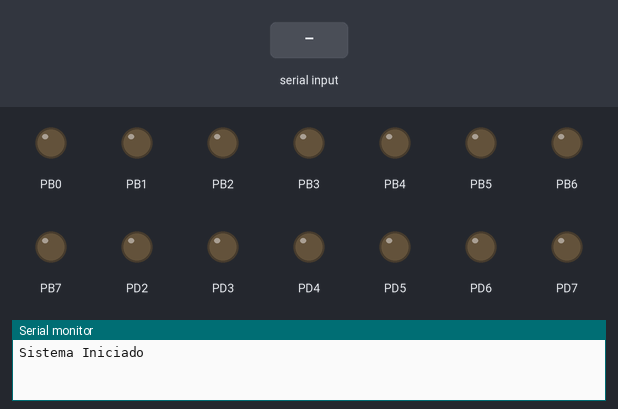
A program run on a simulated ATmega328P, built with avr-gcc and emulated at 16 MHz. Parts: output pins drawn as LEDs (lit = HIGH), the last lines printed to the serial monitor. The inputs (shaded band) are chosen by the test bench.

Above: at 1.2 s.
1.3 s: "1" received over Serial
At 1.7 s:
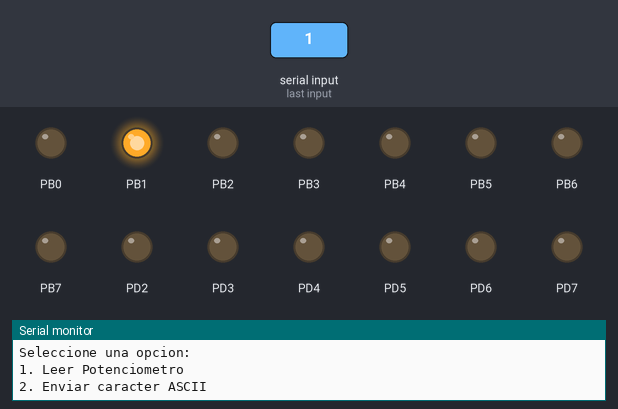
2.8 s: "2" received over Serial
Timing chart, 0 to 5.8 s (numbered marks = the images above; inputs shaded):
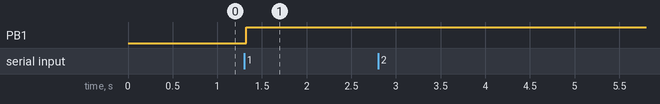

Measured:
- after the input at 1.3 s, PB1: LOW → HIGH at once

The program:

main.c
```c
/*
* Laboratorio6.c
*
* Created: 4/22/2024
* Author : Christian Quelex
*
*/

#define F_CPU 16000000UL

#define ASCII_0  '0'

// variables
#define MENU_OPCION1  '1'
#define MENU_OPCION2  '2'
#define SALTO_LINEA  10
#define RETORNO_CARRO 13
#define TIEMPO_ESPERA 30		// variable para delay

// librerias
#include <avr/io.h>
#include <util/delay.h>
#include <avr/interrupt.h>

// Funciones
void ConfigurarUART9600(void);		// void para interrupciones
void ConfigurarADC(void);
void EnviarCaracterUART(char caracter);		//Funciones para caracteres
void EnviarTextoUART(char *texto);			//Funciones para cadenas
void ProcesarValorADC(uint8_t valor);		//Funciones para presentaciones del micro

// Variables globales
volatile uint8_t datoRecibido = 0;
volatile uint8_t opcionSeleccionada = 0;
volatile uint8_t valorPotenciometro = 0;
volatile uint8_t estadoPrograma = 0; // 0=espera, 1=menu, 2=adc, 3=ascii

int main(void)
{
	// Inicialización de puertos
	DDRB = 0xFF;  // Puerto B como salida
	DDRD = 0xFF;  // Puerto D como salida

	// Configurar periféricos
	ConfigurarUART9600();
	ConfigurarADC();

	// Habilitar interrupciones globales
	sei();

	// Mensaje inicial
	EnviarTextoUART("\nSistema Iniciado\n");

	while (1)
	{
		switch(estadoPrograma) {
			// estadoPrograma con valor 0
			case 0: // Estado de espera
			// No hacer nada, esperar interrupción
			// aca permanece
			break;

			case 1: // Mostrar menú
			EnviarCaracterUART(SALTO_LINEA);		// valor 10
			EnviarTextoUART("Seleccione una opcion:");
			EnviarCaracterUART(SALTO_LINEA);
			EnviarTextoUART("1. Leer Potenciometro");
			EnviarCaracterUART(SALTO_LINEA);
			EnviarTextoUART("2. Enviar caracter ASCII");
			EnviarCaracterUART(SALTO_LINEA);

			estadoPrograma = 0; // Volver a espera
			break;
			//reinicia- vuelve a 0

			case 2: // Procesar ADC
			ADCSRA |= (1 << ADSC); // Iniciar conversión
			estadoPrograma = 0; // Volver a espera
			_delay_ms(TIEMPO_ESPERA);
			break;

			case 3: // Esperar ASCII
			EnviarCaracterUART(SALTO_LINEA);
			EnviarTextoUART("Ingrese caracter ASCII:");
			EnviarCaracterUART(SALTO_LINEA);
			estadoPrograma = 0; // Volver a espera
			break;
		}
	}
}

void ConfigurarUART9600(void)
{
	// Configurar pines: PD0(RX) como entrada, PD1(TX) como salida
	DDRD &= ~(1<<DDD0);
	DDRD |= (1<<DDD1);

	// Configurar UART
	UCSR0A = 0; // Limpiar registro de estado
	UCSR0B = (1<<RXCIE0) | (1<<RXEN0) | (1<<TXEN0); // Habilitar interrupciones RX, TX y RX
	UCSR0C = (1<<UCSZ01) | (1<<UCSZ00); // Modo 8 bits, sin paridad, 1 bit de stop

	// Configurar baud rate (9600 a 16MHz)
	// comunicacion
	UBRR0 = 103;
}

void ConfigurarADC(void)
{
	// Configurar ADC
	ADMUX = (1 << REFS0) | (1 << ADLAR); // Referencia AVCC, ajuste izquierdo
	ADCSRA = (1 << ADEN) | (1 << ADIE) | (1 << ADPS2) | (1 << ADPS1) | (1 << ADPS0); // Habilitar ADC, interrupción y prescaler 128
	// lectura correcta del ADC

	// Deshabilitar entrada digital para PC0 (ADC0) - necesario para utilizarlo
	DIDR0 |= (1 << ADC0D);
}

	// Sirve para esperar a que se envie todo
void EnviarCaracterUART(char caracter)
{
	while(!(UCSR0A & (1<<UDRE0))); // Esperar buffer de transmisión vacío
	UDR0 = caracter;
}
	// Cnfiguraciones para textos
void EnviarTextoUART(char *texto)
{
	uint8_t i = 0;
	while(texto[i] != '\0') {
		EnviarCaracterUART(texto[i]);
		i++;
	}
}

void ProcesarValorADC(uint8_t valor)
{
	//Configuracion matematica
	uint8_t unidades = valor % 10;
	uint8_t decenas = (valor / 10) % 10;
	uint8_t centenas = (valor / 100) % 10;

	// Enviar texto de Valor
	EnviarTextoUART("Valor Potenciometro: ");
	EnviarCaracterUART(ASCII_0 + centenas);
	EnviarCaracterUART(ASCII_0 + decenas);
	EnviarCaracterUART(ASCII_0 + unidades);
	EnviarCaracterUART(SALTO_LINEA);
	EnviarCaracterUART(RETORNO_CARRO);

	// Presentar el valor en puertos
	PORTD = (valor & 0x3F) << 2;  // 6 bits menos significativos en PD5-PD0
	PORTB = (valor >> 6) & 0x03;  // 2 bits más significativos en PB1-PB0
}

// Interrupción por recepción UART
ISR(USART_RX_vect)
{
	datoRecibido = UDR0;		// Transmisor - receptor
	// ignorar caracteres de control (salto y lineas de carro)
	if (datoRecibido == SALTO_LINEA || datoRecibido == RETORNO_CARRO)
	{	return;
	}


	if(estadoPrograma == 0) {
		if(datoRecibido == MENU_OPCION1) {
			opcionSeleccionada = MENU_OPCION1;			// Variable con valor 1
			estadoPrograma = 2; // Estado para procesar ADC
		}
		else if(datoRecibido == MENU_OPCION2) {
			opcionSeleccionada = MENU_OPCION2;			// Variable con valor 2
			estadoPrograma = 3; // Estado para recibir ASCII
			//while(UCSR0A & (1 << RXEN0)) {UDR0;}
			//	EnviarTextoUART("\n Ingrese un caracter: ")
		}
		else {
			estadoPrograma = 1; // Mostrar menú de nuevo
		}
	}
	else if(estadoPrograma == 3) {


		// Mostrar caracter ASCII recibido
		EnviarTextoUART("Caracter recibido: ");
		EnviarCaracterUART(datoRecibido);
		EnviarCaracterUART(SALTO_LINEA);

		// Mostrar en puertos
		PORTD = (datoRecibido & 0x3F) << 2;  // 6 bits menos significativos
		PORTB = (datoRecibido >> 6) & 0x03;  // 2 bits más significativos

		estadoPrograma = 1; // Volver al menú
	}
}

// Interrupción por fin de conversión ADC
ISR(ADC_vect)
{
	// ADCH para convercion-division de valores mas significativos y menos
	valorPotenciometro = ADCH; // Leer resultado de 8 bits (ADLAR=1)
	ProcesarValorADC(valorPotenciometro);

	ADCSRA |= (1 << ADIF); // Limpiar bandera de interrupción
	estadoPrograma = 1; // Volver al menú
}
```
